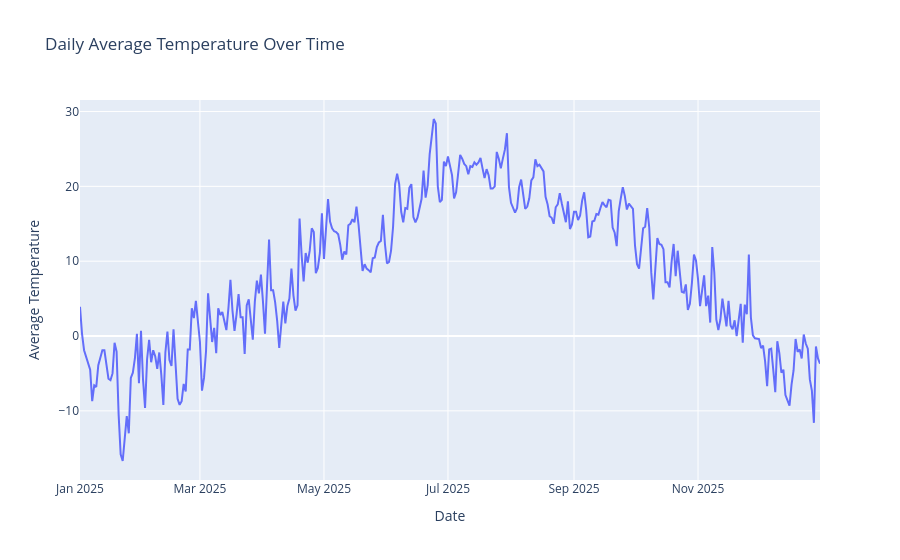

Here is the notebook cell this chart was saved with:
### Markdown cell above
### Daily Average Temperature Over Time

### Code cell
fig = px.line(
    weather_daily,
    x='date',
    y='temperature_2m_min',
    title='Daily Average Temperature Over Time',
    markers=False
)

fig.update_layout(
    xaxis_title='Date',
    yaxis_title='Average Temperature',
    hovermode='x unified'
)

fig.show()

### Figure 1 — Plotly figure (JSON) as saved in the notebook; plotly's stock layout.template omitted (floating-point values rounded to 4 significant figures; data arrays with more than 128 entries replaced by an {"elided": "..."} marker saying what was removed)
{"data": [{"hovertemplate": "date=%{x}<br>temperature_2m_min=%{y}<extra></extra>", "legendgroup": "", "line": {"color": "#636efa", "dash": "solid"}, "marker": {"symbol": "circle"}, "mode": "lines", "name": "", "orientation": "v", "showlegend": false, "type": "scatter", "x": {"elided": "365 str values"}, "xaxis": "x", "y": {"elided": "365 float values"}, "yaxis": "y"}], "layout": {"hovermode": "x unified", "legend": {"tracegroupgap": 0}, "title": {"text": "Daily Average Temperature Over Time"}, "xaxis": {"anchor": "y", "domain": [0, 1], "title": {"text": "Date"}}, "yaxis": {"anchor": "x", "domain": [0, 1], "title": {"text": "Average Temperature"}}}}
